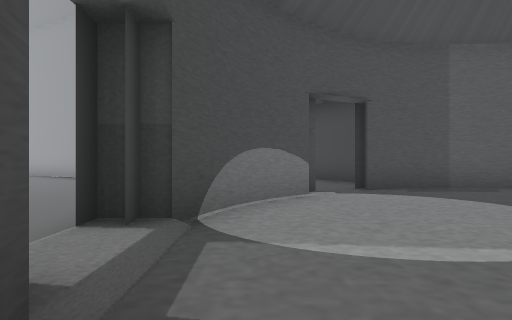
view 1 (above)

22 first-person views from a walk through a Unity game level. The camera is 1.2 m above the floor, looks level and sees 75° across. The floor is counted in squares, 2 m on a side. Each view is taken from the middle of a square. On the plan, view 1 faces up. The plan holds only what a view shows up to about 10 squares ahead; the rest is blank. The place goes on beyond the plan. Some surface patterns are stand-ins.

view 2
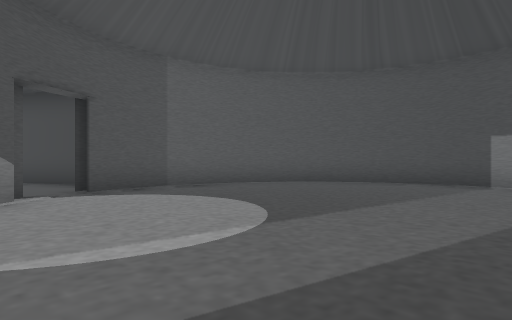

view 3
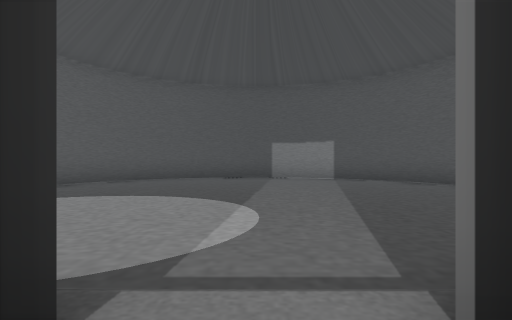

view 4
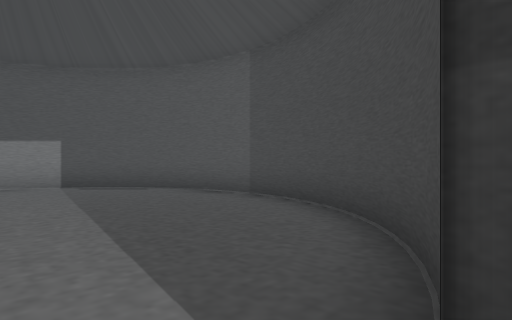

view 5
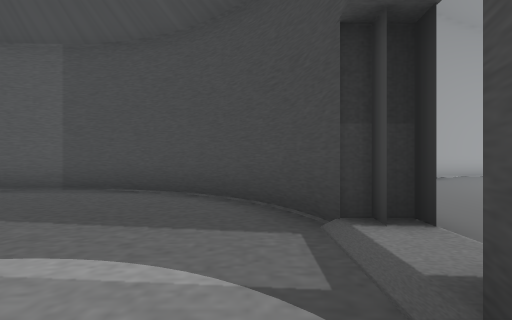

view 6
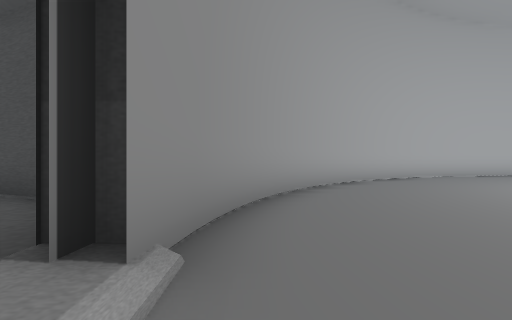

view 7
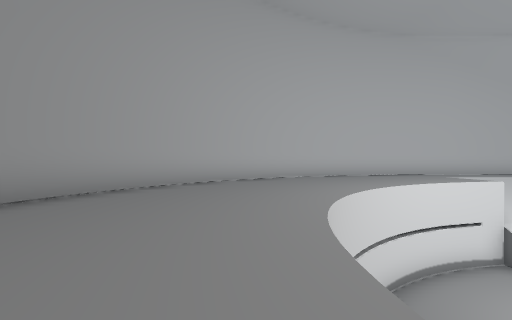

view 8
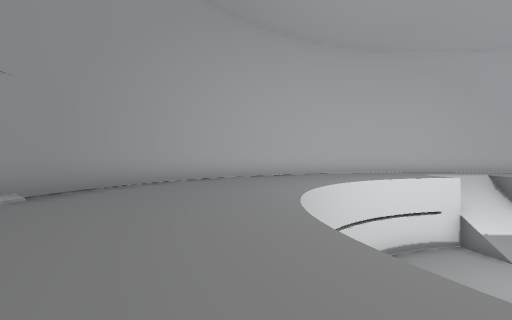

view 9
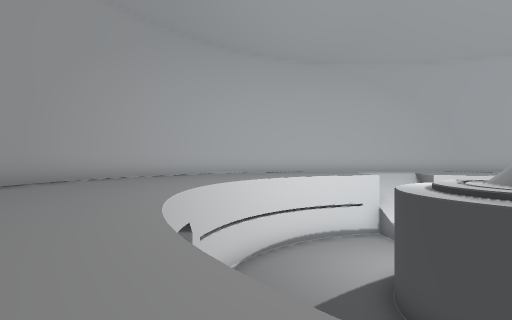

view 10
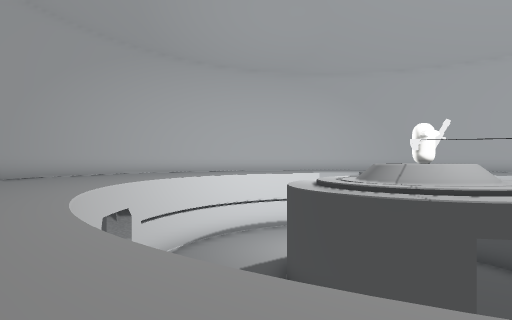

view 11
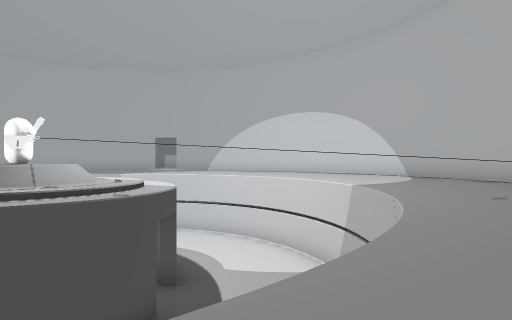

view 12
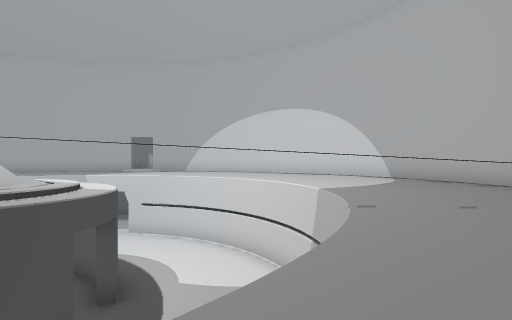

view 13
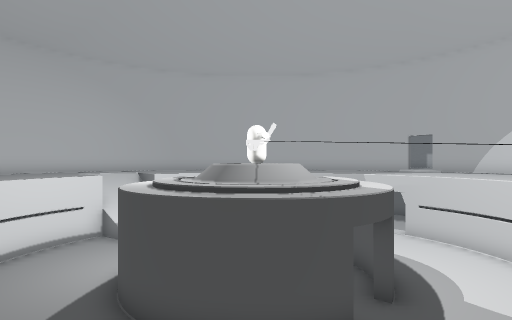

view 14
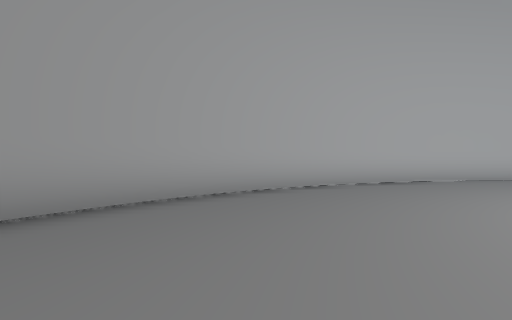

view 15
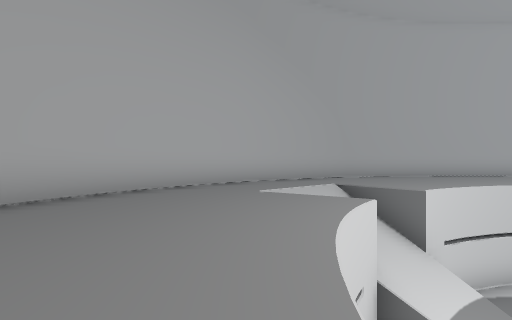

view 16
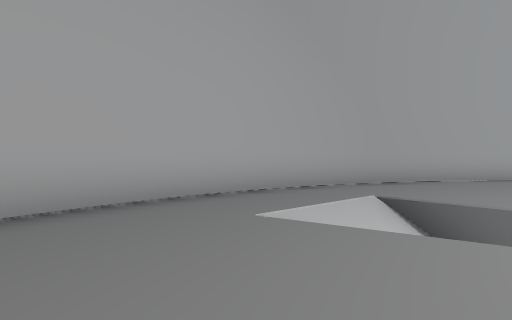

view 17
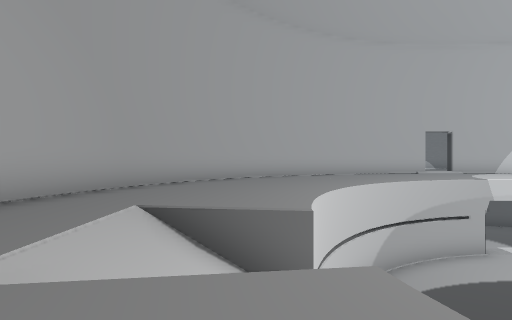

view 18
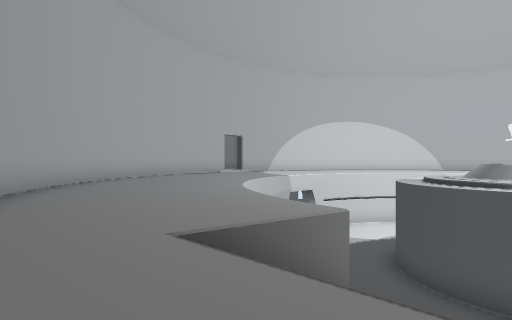

view 19
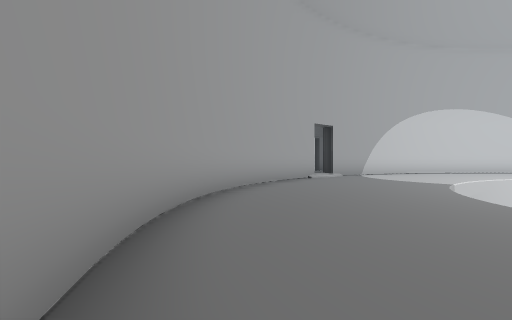

view 20
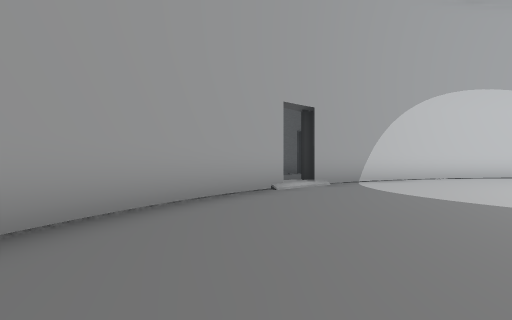

view 21
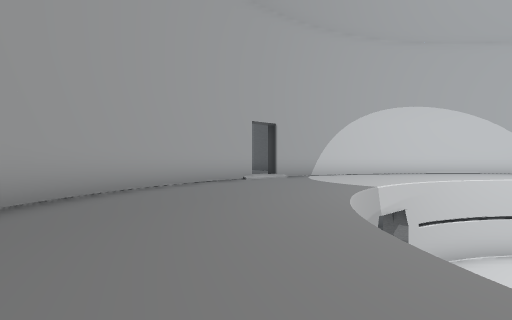

view 22
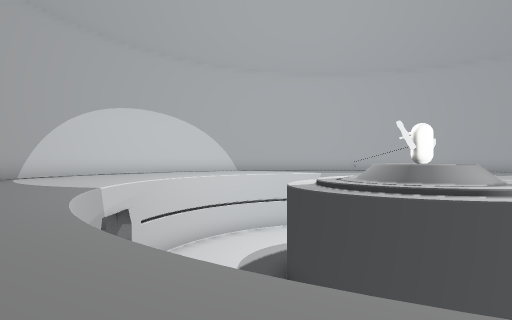

### Floor plan
Key: @ floor where view 1 was taken; # wall or solid block; . main floor; : floor 0.25 m higher than the main floor; - floor 4.75 m lower than the main floor; / step, stairs or slope; = window, fence, low wall or low ledge.
Columns run from 25 left of view 1 to 9 right of it. Each row starts with its distance up from view 1.
 13          ....
 12         .....
 11         ........
 10         .....#...
  9         ./#--- /.. ..
  8         /---    /.....
  7   ..   /-----    /....    #######
  6   ... /-------    /....  ##.....##
  5  ..../----##-##    /... ##.......##
  4 #....#---##-- ##    ....#.........#
  3 #....- --#---  #   -....#.........#
  2 :....-  -#--   #-- -....:.........#
  1 #....--  ##    #-- -....#.........#
  0 #.... ----##   ----#....#@........#
 -1 #..../-----## -----/....##.......##
 -2 ##..../------ ----/....####.....##
 -3  #...../     ----/.....#  #######
 -4  ##...../--=/=--/.....##
 -5   #......//#/#//......#
 -6   ##.......///.......##
 -7    ##......///......##
 -8     ###...........###
 -9       ###.......###
-10         #########

Positions as (right, up) in squares from view 1, and headings:
1: (0, 0), facing up
2: (0, 0), facing up-right
3: (-2, 2), facing right
4: (-1, 2), facing down-right
5: (0, 4), facing down
6: (-2, 3), facing down
7: (-5, 4), facing down
8: (-5, 6), facing down
9: (-7, 8), facing down
10: (-9, 10), facing down
11: (-6, 7), facing left
12: (-7, 8), facing left
13: (-7, 8), facing down-left
14: (-5, 0), facing down
15: (-7, -3), facing down-left
16: (-9, -5), facing down-left
17: (-10, -6), facing left
18: (-12, -9), facing up-left
19: (-18, -8), facing up-left
20: (-20, -4), facing up-left
21: (-17, -6), facing up-left
22: (-17, -6), facing up
